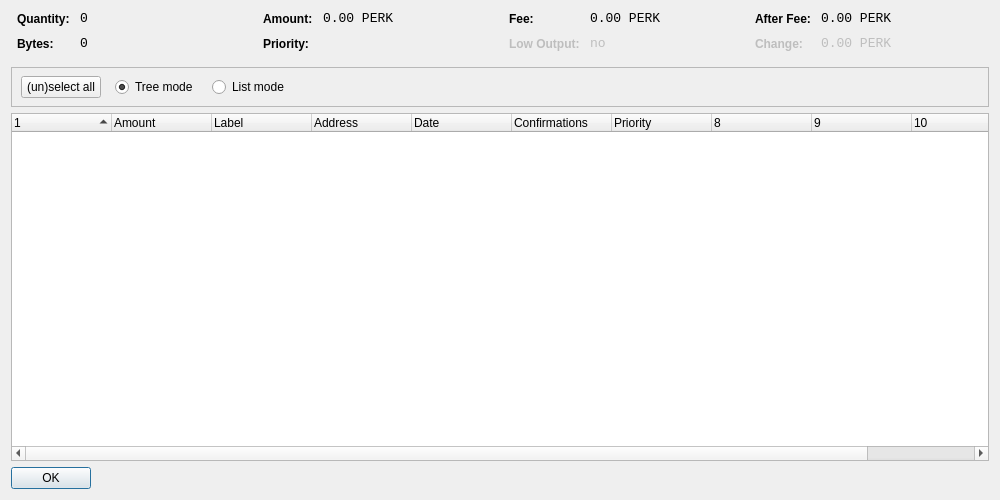
<?xml version="1.0" encoding="UTF-8"?>
<ui version="4.0">
 <class>CoinControlDialog</class>
 <widget class="QDialog" name="CoinControlDialog">
  <property name="geometry">
   <rect>
    <x>0</x>
    <y>0</y>
    <width>1000</width>
    <height>500</height>
   </rect>
  </property>
  <property name="windowTitle">
   <string>Coin Control</string>
  </property>
  <layout class="QVBoxLayout" name="verticalLayout">
   <item>
    <layout class="QHBoxLayout" name="horizontalLayoutTop" stretch="0,0,0,0">
     <property name="topMargin">
      <number>0</number>
     </property>
     <property name="bottomMargin">
      <number>10</number>
     </property>
     <item>
      <layout class="QFormLayout" name="formLayoutCoinControl1">
       <property name="horizontalSpacing">
        <number>10</number>
       </property>
       <property name="verticalSpacing">
        <number>10</number>
       </property>
       <property name="leftMargin">
        <number>6</number>
       </property>
       <property name="rightMargin">
        <number>6</number>
       </property>
       <item row="0" column="0">
        <widget class="QLabel" name="labelCoinControlQuantityText">
         <property name="styleSheet">
          <string notr="true">font-weight:bold;</string>
         </property>
         <property name="text">
          <string>Quantity:</string>
         </property>
        </widget>
       </item>
       <item row="0" column="1">
        <widget class="QLabel" name="labelCoinControlQuantity">
         <property name="font">
          <font>
           <family>Monospace</family>
           <pointsize>10</pointsize>
          </font>
         </property>
         <property name="cursor">
          <cursorShape>IBeamCursor</cursorShape>
         </property>
         <property name="contextMenuPolicy">
          <enum>Qt::ActionsContextMenu</enum>
         </property>
         <property name="text">
          <string notr="true">0</string>
         </property>
         <property name="textInteractionFlags">
          <set>Qt::LinksAccessibleByMouse|Qt::TextSelectableByKeyboard|Qt::TextSelectableByMouse</set>
         </property>
        </widget>
       </item>
       <item row="1" column="0">
        <widget class="QLabel" name="labelCoinControlBytesText">
         <property name="styleSheet">
          <string notr="true">font-weight:bold;</string>
         </property>
         <property name="text">
          <string>Bytes:</string>
         </property>
        </widget>
       </item>
       <item row="1" column="1">
        <widget class="QLabel" name="labelCoinControlBytes">
         <property name="font">
          <font>
           <family>Monospace</family>
           <pointsize>10</pointsize>
          </font>
         </property>
         <property name="cursor">
          <cursorShape>IBeamCursor</cursorShape>
         </property>
         <property name="contextMenuPolicy">
          <enum>Qt::ActionsContextMenu</enum>
         </property>
         <property name="text">
          <string notr="true">0</string>
         </property>
         <property name="textInteractionFlags">
          <set>Qt::LinksAccessibleByMouse|Qt::TextSelectableByKeyboard|Qt::TextSelectableByMouse</set>
         </property>
        </widget>
       </item>
      </layout>
     </item>
     <item>
      <layout class="QFormLayout" name="formLayoutCoinControl2">
       <property name="horizontalSpacing">
        <number>10</number>
       </property>
       <property name="verticalSpacing">
        <number>10</number>
       </property>
       <property name="leftMargin">
        <number>6</number>
       </property>
       <property name="rightMargin">
        <number>6</number>
       </property>
       <item row="0" column="0">
        <widget class="QLabel" name="labelCoinControlAmountText">
         <property name="styleSheet">
          <string notr="true">font-weight:bold;</string>
         </property>
         <property name="text">
          <string>Amount:</string>
         </property>
        </widget>
       </item>
       <item row="0" column="1">
        <widget class="QLabel" name="labelCoinControlAmount">
         <property name="font">
          <font>
           <family>Monospace</family>
           <pointsize>10</pointsize>
          </font>
         </property>
         <property name="cursor">
          <cursorShape>IBeamCursor</cursorShape>
         </property>
         <property name="contextMenuPolicy">
          <enum>Qt::ActionsContextMenu</enum>
         </property>
         <property name="text">
          <string notr="true">0.00 PERK</string>
         </property>
         <property name="textInteractionFlags">
          <set>Qt::LinksAccessibleByMouse|Qt::TextSelectableByKeyboard|Qt::TextSelectableByMouse</set>
         </property>
        </widget>
       </item>
       <item row="1" column="0">
        <widget class="QLabel" name="labelCoinControlPriorityText">
         <property name="styleSheet">
          <string notr="true">font-weight:bold;</string>
         </property>
         <property name="text">
          <string>Priority:</string>
         </property>
        </widget>
       </item>
       <item row="1" column="1">
        <widget class="QLabel" name="labelCoinControlPriority">
         <property name="font">
          <font>
           <family>Monospace</family>
           <pointsize>10</pointsize>
          </font>
         </property>
         <property name="cursor">
          <cursorShape>IBeamCursor</cursorShape>
         </property>
         <property name="contextMenuPolicy">
          <enum>Qt::ActionsContextMenu</enum>
         </property>
         <property name="text">
          <string/>
         </property>
         <property name="textInteractionFlags">
          <set>Qt::LinksAccessibleByMouse|Qt::TextSelectableByKeyboard|Qt::TextSelectableByMouse</set>
         </property>
        </widget>
       </item>
      </layout>
     </item>
     <item>
      <layout class="QFormLayout" name="formLayoutCoinControl3">
       <property name="horizontalSpacing">
        <number>10</number>
       </property>
       <property name="verticalSpacing">
        <number>10</number>
       </property>
       <property name="leftMargin">
        <number>6</number>
       </property>
       <property name="rightMargin">
        <number>6</number>
       </property>
       <item row="0" column="0">
        <widget class="QLabel" name="labelCoinControlFeeText">
         <property name="styleSheet">
          <string notr="true">font-weight:bold;</string>
         </property>
         <property name="text">
          <string>Fee:</string>
         </property>
        </widget>
       </item>
       <item row="0" column="1">
        <widget class="QLabel" name="labelCoinControlFee">
         <property name="font">
          <font>
           <family>Monospace</family>
           <pointsize>10</pointsize>
          </font>
         </property>
         <property name="cursor">
          <cursorShape>IBeamCursor</cursorShape>
         </property>
         <property name="contextMenuPolicy">
          <enum>Qt::ActionsContextMenu</enum>
         </property>
         <property name="text">
          <string notr="true">0.00 PERK</string>
         </property>
         <property name="textInteractionFlags">
          <set>Qt::LinksAccessibleByMouse|Qt::TextSelectableByKeyboard|Qt::TextSelectableByMouse</set>
         </property>
        </widget>
       </item>
       <item row="1" column="0">
        <widget class="QLabel" name="labelCoinControlLowOutputText">
         <property name="enabled">
          <bool>false</bool>
         </property>
         <property name="styleSheet">
          <string notr="true">font-weight:bold;</string>
         </property>
         <property name="text">
          <string>Low Output:</string>
         </property>
        </widget>
       </item>
       <item row="1" column="1">
        <widget class="QLabel" name="labelCoinControlLowOutput">
         <property name="enabled">
          <bool>false</bool>
         </property>
         <property name="font">
          <font>
           <family>Monospace</family>
           <pointsize>10</pointsize>
          </font>
         </property>
         <property name="cursor">
          <cursorShape>IBeamCursor</cursorShape>
         </property>
         <property name="contextMenuPolicy">
          <enum>Qt::ActionsContextMenu</enum>
         </property>
         <property name="text">
          <string notr="true">no</string>
         </property>
         <property name="textInteractionFlags">
          <set>Qt::LinksAccessibleByMouse|Qt::TextSelectableByKeyboard|Qt::TextSelectableByMouse</set>
         </property>
        </widget>
       </item>
      </layout>
     </item>
     <item>
      <layout class="QFormLayout" name="formLayoutCoinControl4">
       <property name="horizontalSpacing">
        <number>10</number>
       </property>
       <property name="verticalSpacing">
        <number>10</number>
       </property>
       <property name="leftMargin">
        <number>6</number>
       </property>
       <property name="rightMargin">
        <number>6</number>
       </property>
       <item row="0" column="0">
        <widget class="QLabel" name="labelCoinControlAfterFeeText">
         <property name="styleSheet">
          <string notr="true">font-weight:bold;</string>
         </property>
         <property name="text">
          <string>After Fee:</string>
         </property>
        </widget>
       </item>
       <item row="0" column="1">
        <widget class="QLabel" name="labelCoinControlAfterFee">
         <property name="font">
          <font>
           <family>Monospace</family>
           <pointsize>10</pointsize>
          </font>
         </property>
         <property name="cursor">
          <cursorShape>IBeamCursor</cursorShape>
         </property>
         <property name="contextMenuPolicy">
          <enum>Qt::ActionsContextMenu</enum>
         </property>
         <property name="text">
          <string notr="true">0.00 PERK</string>
         </property>
         <property name="textInteractionFlags">
          <set>Qt::LinksAccessibleByMouse|Qt::TextSelectableByKeyboard|Qt::TextSelectableByMouse</set>
         </property>
        </widget>
       </item>
       <item row="1" column="0">
        <widget class="QLabel" name="labelCoinControlChangeText">
         <property name="enabled">
          <bool>false</bool>
         </property>
         <property name="styleSheet">
          <string notr="true">font-weight:bold;</string>
         </property>
         <property name="text">
          <string>Change:</string>
         </property>
        </widget>
       </item>
       <item row="1" column="1">
        <widget class="QLabel" name="labelCoinControlChange">
         <property name="enabled">
          <bool>false</bool>
         </property>
         <property name="font">
          <font>
           <family>Monospace</family>
           <pointsize>10</pointsize>
          </font>
         </property>
         <property name="cursor">
          <cursorShape>IBeamCursor</cursorShape>
         </property>
         <property name="contextMenuPolicy">
          <enum>Qt::ActionsContextMenu</enum>
         </property>
         <property name="text">
          <string notr="true">0.00 PERK</string>
         </property>
         <property name="textInteractionFlags">
          <set>Qt::LinksAccessibleByMouse|Qt::TextSelectableByKeyboard|Qt::TextSelectableByMouse</set>
         </property>
        </widget>
       </item>
      </layout>
     </item>
    </layout>
   </item>
   <item>
    <widget class="QFrame" name="frame">
     <property name="minimumSize">
      <size>
       <width>0</width>
       <height>40</height>
      </size>
     </property>
     <property name="frameShape">
      <enum>QFrame::StyledPanel</enum>
     </property>
     <property name="frameShadow">
      <enum>QFrame::Sunken</enum>
     </property>
     <widget class="QWidget" name="horizontalLayoutWidget">
      <property name="geometry">
       <rect>
        <x>10</x>
        <y>0</y>
        <width>781</width>
        <height>41</height>
       </rect>
      </property>
      <layout class="QHBoxLayout" name="horizontalLayoutPanel" stretch="0,0,0,0">
       <property name="spacing">
        <number>14</number>
       </property>
       <item>
        <widget class="QPushButton" name="pushButtonSelectAll">
         <property name="sizePolicy">
          <sizepolicy hsizetype="Maximum" vsizetype="Fixed">
           <horstretch>0</horstretch>
           <verstretch>0</verstretch>
          </sizepolicy>
         </property>
         <property name="text">
          <string>(un)select all</string>
         </property>
        </widget>
       </item>
       <item>
        <widget class="QRadioButton" name="radioTreeMode">
         <property name="sizePolicy">
          <sizepolicy hsizetype="Maximum" vsizetype="Fixed">
           <horstretch>0</horstretch>
           <verstretch>0</verstretch>
          </sizepolicy>
         </property>
         <property name="text">
          <string>Tree mode</string>
         </property>
         <property name="checked">
          <bool>true</bool>
         </property>
        </widget>
       </item>
       <item>
        <widget class="QRadioButton" name="radioListMode">
         <property name="sizePolicy">
          <sizepolicy hsizetype="Maximum" vsizetype="Fixed">
           <horstretch>0</horstretch>
           <verstretch>0</verstretch>
          </sizepolicy>
         </property>
         <property name="text">
          <string>List mode</string>
         </property>
        </widget>
       </item>
       <item>
        <spacer name="horizontalSpacer">
         <property name="orientation">
          <enum>Qt::Horizontal</enum>
         </property>
         <property name="sizeHint" stdset="0">
          <size>
           <width>40</width>
           <height>20</height>
          </size>
         </property>
        </spacer>
       </item>
      </layout>
     </widget>
    </widget>
   </item>
   <item>
    <widget class="CoinControlTreeWidget" name="treeWidget">
     <property name="contextMenuPolicy">
      <enum>Qt::CustomContextMenu</enum>
     </property>
     <property name="sortingEnabled">
      <bool>false</bool>
     </property>
     <property name="columnCount">
      <number>11</number>
     </property>
     <attribute name="headerShowSortIndicator" stdset="0">
      <bool>true</bool>
     </attribute>
     <attribute name="headerStretchLastSection">
      <bool>false</bool>
     </attribute>
     <column>
      <property name="text">
       <string/>
      </property>
     </column>
     <column>
      <property name="text">
       <string>Amount</string>
      </property>
     </column>
     <column>
      <property name="text">
       <string>Label</string>
      </property>
     </column>
     <column>
      <property name="text">
       <string>Address</string>
      </property>
     </column>
     <column>
      <property name="text">
       <string>Date</string>
      </property>
     </column>
     <column>
      <property name="text">
       <string>Confirmations</string>
      </property>
      <property name="toolTip">
       <string>Confirmed</string>
      </property>
     </column>
     <column>
      <property name="text">
       <string>Priority</string>
      </property>
     </column>
     <column>
      <property name="text">
       <string/>
      </property>
     </column>
     <column>
      <property name="text">
       <string/>
      </property>
     </column>
     <column>
      <property name="text">
       <string/>
      </property>
     </column>
     <column>
      <property name="text">
       <string/>
      </property>
     </column>
    </widget>
   </item>
   <item>
    <widget class="QDialogButtonBox" name="buttonBox">
     <property name="sizePolicy">
      <sizepolicy hsizetype="Maximum" vsizetype="Fixed">
       <horstretch>0</horstretch>
       <verstretch>0</verstretch>
      </sizepolicy>
     </property>
     <property name="orientation">
      <enum>Qt::Horizontal</enum>
     </property>
     <property name="standardButtons">
      <set>QDialogButtonBox::Ok</set>
     </property>
    </widget>
   </item>
  </layout>
 </widget>
 <customwidgets>
  <customwidget>
   <class>CoinControlTreeWidget</class>
   <extends>QTreeWidget</extends>
   <header>coincontroltreewidget.h</header>
  </customwidget>
 </customwidgets>
 <resources/>
 <connections/>
</ui>
